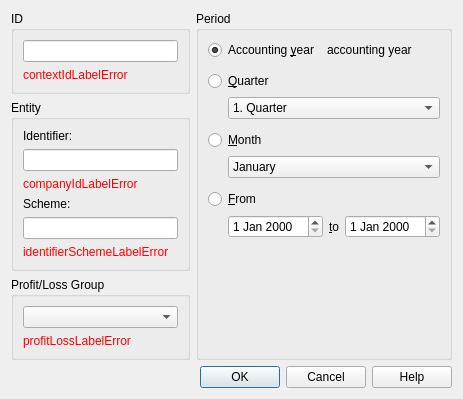
<?xml version="1.0" encoding="UTF-8"?>
<ui version="4.0">
 <class>XbrlInstanceDialog</class>
 <widget class="QDialog" name="XbrlInstanceDialog">
  <property name="geometry">
   <rect>
    <x>0</x>
    <y>0</y>
    <width>463</width>
    <height>374</height>
   </rect>
  </property>
  <property name="windowTitle">
   <string notr="true">Xbrl Instance Creator</string>
  </property>
  <layout class="QVBoxLayout" name="verticalLayout_7">
   <item>
    <layout class="QGridLayout" name="gridLayout">
     <item row="0" column="0">
      <layout class="QVBoxLayout" name="verticalLayout_5">
       <item>
        <widget class="QGroupBox" name="contextIdGroupBox">
         <property name="title">
          <string>ID</string>
         </property>
         <layout class="QVBoxLayout" name="verticalLayout_2">
          <item>
           <widget class="QLineEdit" name="contextIdLineEdit"/>
          </item>
          <item>
           <widget class="QLabel" name="contextIdLabelError">
            <property name="sizePolicy">
             <sizepolicy hsizetype="Expanding" vsizetype="Preferred">
              <horstretch>0</horstretch>
              <verstretch>0</verstretch>
             </sizepolicy>
            </property>
            <property name="palette">
             <palette>
              <active>
               <colorrole role="WindowText">
                <brush brushstyle="SolidPattern">
                 <color alpha="255">
                  <red>255</red>
                  <green>0</green>
                  <blue>0</blue>
                 </color>
                </brush>
               </colorrole>
              </active>
              <inactive>
               <colorrole role="WindowText">
                <brush brushstyle="SolidPattern">
                 <color alpha="255">
                  <red>255</red>
                  <green>0</green>
                  <blue>0</blue>
                 </color>
                </brush>
               </colorrole>
              </inactive>
              <disabled>
               <colorrole role="WindowText">
                <brush brushstyle="SolidPattern">
                 <color alpha="255">
                  <red>120</red>
                  <green>120</green>
                  <blue>120</blue>
                 </color>
                </brush>
               </colorrole>
              </disabled>
             </palette>
            </property>
            <property name="text">
             <string notr="true">contextIdLabelError</string>
            </property>
           </widget>
          </item>
         </layout>
        </widget>
       </item>
       <item>
        <widget class="QGroupBox" name="entityGroupBox">
         <property name="title">
          <string>Entity</string>
         </property>
         <layout class="QVBoxLayout" name="verticalLayout">
          <item>
           <widget class="QLabel" name="companyIdLabelText">
            <property name="text">
             <string notr="true">Identifier:</string>
            </property>
           </widget>
          </item>
          <item>
           <widget class="QLineEdit" name="companyIdLineEdit"/>
          </item>
          <item>
           <widget class="QLabel" name="companyIdLabelError">
            <property name="sizePolicy">
             <sizepolicy hsizetype="Expanding" vsizetype="Preferred">
              <horstretch>0</horstretch>
              <verstretch>0</verstretch>
             </sizepolicy>
            </property>
            <property name="palette">
             <palette>
              <active>
               <colorrole role="WindowText">
                <brush brushstyle="SolidPattern">
                 <color alpha="255">
                  <red>255</red>
                  <green>0</green>
                  <blue>0</blue>
                 </color>
                </brush>
               </colorrole>
              </active>
              <inactive>
               <colorrole role="WindowText">
                <brush brushstyle="SolidPattern">
                 <color alpha="255">
                  <red>255</red>
                  <green>0</green>
                  <blue>0</blue>
                 </color>
                </brush>
               </colorrole>
              </inactive>
              <disabled>
               <colorrole role="WindowText">
                <brush brushstyle="SolidPattern">
                 <color alpha="255">
                  <red>120</red>
                  <green>120</green>
                  <blue>120</blue>
                 </color>
                </brush>
               </colorrole>
              </disabled>
             </palette>
            </property>
            <property name="text">
             <string notr="true">companyIdLabelError</string>
            </property>
           </widget>
          </item>
          <item>
           <widget class="QLabel" name="identifierSchemeLabelText">
            <property name="text">
             <string notr="true">Scheme:</string>
            </property>
           </widget>
          </item>
          <item>
           <widget class="QLineEdit" name="identifierSchemeLineEdit"/>
          </item>
          <item>
           <widget class="QLabel" name="identifierSchemeLabelError">
            <property name="sizePolicy">
             <sizepolicy hsizetype="Expanding" vsizetype="Preferred">
              <horstretch>0</horstretch>
              <verstretch>0</verstretch>
             </sizepolicy>
            </property>
            <property name="palette">
             <palette>
              <active>
               <colorrole role="WindowText">
                <brush brushstyle="SolidPattern">
                 <color alpha="255">
                  <red>255</red>
                  <green>0</green>
                  <blue>0</blue>
                 </color>
                </brush>
               </colorrole>
              </active>
              <inactive>
               <colorrole role="WindowText">
                <brush brushstyle="SolidPattern">
                 <color alpha="255">
                  <red>255</red>
                  <green>0</green>
                  <blue>0</blue>
                 </color>
                </brush>
               </colorrole>
              </inactive>
              <disabled>
               <colorrole role="WindowText">
                <brush brushstyle="SolidPattern">
                 <color alpha="255">
                  <red>120</red>
                  <green>120</green>
                  <blue>120</blue>
                 </color>
                </brush>
               </colorrole>
              </disabled>
             </palette>
            </property>
            <property name="text">
             <string notr="true">identifierSchemeLabelError</string>
            </property>
           </widget>
          </item>
          <item>
           <spacer name="verticalSpacer_6">
            <property name="orientation">
             <enum>Qt::Vertical</enum>
            </property>
            <property name="sizeHint" stdset="0">
             <size>
              <width>20</width>
              <height>40</height>
             </size>
            </property>
           </spacer>
          </item>
         </layout>
        </widget>
       </item>
       <item>
        <widget class="QGroupBox" name="profitLossGroupBox">
         <property name="title">
          <string>Profit/Loss Group</string>
         </property>
         <layout class="QVBoxLayout" name="verticalLayout_4">
          <item>
           <widget class="QComboBox" name="profitLossComboBox">
            <property name="sizePolicy">
             <sizepolicy hsizetype="Minimum" vsizetype="Fixed">
              <horstretch>0</horstretch>
              <verstretch>0</verstretch>
             </sizepolicy>
            </property>
           </widget>
          </item>
          <item>
           <widget class="QLabel" name="profitLossLabelError">
            <property name="sizePolicy">
             <sizepolicy hsizetype="Minimum" vsizetype="Preferred">
              <horstretch>0</horstretch>
              <verstretch>0</verstretch>
             </sizepolicy>
            </property>
            <property name="palette">
             <palette>
              <active>
               <colorrole role="WindowText">
                <brush brushstyle="SolidPattern">
                 <color alpha="255">
                  <red>255</red>
                  <green>0</green>
                  <blue>0</blue>
                 </color>
                </brush>
               </colorrole>
              </active>
              <inactive>
               <colorrole role="WindowText">
                <brush brushstyle="SolidPattern">
                 <color alpha="255">
                  <red>255</red>
                  <green>0</green>
                  <blue>0</blue>
                 </color>
                </brush>
               </colorrole>
              </inactive>
              <disabled>
               <colorrole role="WindowText">
                <brush brushstyle="SolidPattern">
                 <color alpha="255">
                  <red>120</red>
                  <green>120</green>
                  <blue>120</blue>
                 </color>
                </brush>
               </colorrole>
              </disabled>
             </palette>
            </property>
            <property name="text">
             <string notr="true">profitLossLabelError</string>
            </property>
           </widget>
          </item>
         </layout>
        </widget>
       </item>
      </layout>
     </item>
     <item row="0" column="1">
      <layout class="QVBoxLayout" name="verticalLayout_6">
       <item>
        <widget class="QGroupBox" name="periodGroupBox">
         <property name="title">
          <string notr="true">Period</string>
         </property>
         <layout class="QVBoxLayout" name="verticalLayout_3">
          <item>
           <layout class="QHBoxLayout" name="horizontalLayout">
            <item>
             <widget class="QRadioButton" name="accountingyearRadioButton">
              <property name="text">
               <string notr="true">Accounting &amp;year</string>
              </property>
              <property name="checked">
               <bool>true</bool>
              </property>
             </widget>
            </item>
            <item>
             <widget class="QLabel" name="accountingyearLabel">
              <property name="text">
               <string notr="true">accounting year</string>
              </property>
             </widget>
            </item>
           </layout>
          </item>
          <item>
           <spacer name="verticalSpacer_3">
            <property name="orientation">
             <enum>Qt::Vertical</enum>
            </property>
            <property name="sizeType">
             <enum>QSizePolicy::Fixed</enum>
            </property>
            <property name="sizeHint" stdset="0">
             <size>
              <width>20</width>
              <height>5</height>
             </size>
            </property>
           </spacer>
          </item>
          <item>
           <widget class="QRadioButton" name="quarterRadioButton">
            <property name="text">
             <string notr="true">&amp;Quarter</string>
            </property>
           </widget>
          </item>
          <item>
           <layout class="QHBoxLayout" name="horizontalLayout_2">
            <item>
             <spacer name="horizontalSpacer_4">
              <property name="orientation">
               <enum>Qt::Horizontal</enum>
              </property>
              <property name="sizeType">
               <enum>QSizePolicy::Fixed</enum>
              </property>
              <property name="sizeHint" stdset="0">
               <size>
                <width>20</width>
                <height>20</height>
               </size>
              </property>
             </spacer>
            </item>
            <item>
             <widget class="QComboBox" name="quarterComboBox">
              <property name="sizePolicy">
               <sizepolicy hsizetype="Minimum" vsizetype="Fixed">
                <horstretch>0</horstretch>
                <verstretch>0</verstretch>
               </sizepolicy>
              </property>
              <property name="minimumSize">
               <size>
                <width>110</width>
                <height>0</height>
               </size>
              </property>
              <item>
               <property name="text">
                <string notr="true">1. Quarter</string>
               </property>
              </item>
              <item>
               <property name="text">
                <string notr="true">2. Quarter</string>
               </property>
              </item>
              <item>
               <property name="text">
                <string notr="true">3. Quarter</string>
               </property>
              </item>
              <item>
               <property name="text">
                <string notr="true">4. Quarter</string>
               </property>
              </item>
             </widget>
            </item>
           </layout>
          </item>
          <item>
           <spacer name="verticalSpacer_4">
            <property name="orientation">
             <enum>Qt::Vertical</enum>
            </property>
            <property name="sizeType">
             <enum>QSizePolicy::Fixed</enum>
            </property>
            <property name="sizeHint" stdset="0">
             <size>
              <width>20</width>
              <height>5</height>
             </size>
            </property>
           </spacer>
          </item>
          <item>
           <widget class="QRadioButton" name="monthRadioButton">
            <property name="minimumSize">
             <size>
              <width>100</width>
              <height>0</height>
             </size>
            </property>
            <property name="text">
             <string notr="true">&amp;Month</string>
            </property>
           </widget>
          </item>
          <item>
           <layout class="QHBoxLayout" name="horizontalLayout_3">
            <item>
             <spacer name="horizontalSpacer">
              <property name="orientation">
               <enum>Qt::Horizontal</enum>
              </property>
              <property name="sizeType">
               <enum>QSizePolicy::Fixed</enum>
              </property>
              <property name="sizeHint" stdset="0">
               <size>
                <width>20</width>
                <height>20</height>
               </size>
              </property>
             </spacer>
            </item>
            <item>
             <widget class="QComboBox" name="monthComboBox">
              <property name="sizePolicy">
               <sizepolicy hsizetype="Minimum" vsizetype="Fixed">
                <horstretch>0</horstretch>
                <verstretch>0</verstretch>
               </sizepolicy>
              </property>
              <property name="minimumSize">
               <size>
                <width>110</width>
                <height>0</height>
               </size>
              </property>
              <item>
               <property name="text">
                <string notr="true">January</string>
               </property>
              </item>
              <item>
               <property name="text">
                <string notr="true">February</string>
               </property>
              </item>
              <item>
               <property name="text">
                <string notr="true">March</string>
               </property>
              </item>
              <item>
               <property name="text">
                <string notr="true">April</string>
               </property>
              </item>
              <item>
               <property name="text">
                <string notr="true">May</string>
               </property>
              </item>
              <item>
               <property name="text">
                <string notr="true">June</string>
               </property>
              </item>
              <item>
               <property name="text">
                <string notr="true">July</string>
               </property>
              </item>
              <item>
               <property name="text">
                <string notr="true">August</string>
               </property>
              </item>
              <item>
               <property name="text">
                <string notr="true">September</string>
               </property>
              </item>
              <item>
               <property name="text">
                <string notr="true">October</string>
               </property>
              </item>
              <item>
               <property name="text">
                <string notr="true">November</string>
               </property>
              </item>
              <item>
               <property name="text">
                <string notr="true">December</string>
               </property>
              </item>
             </widget>
            </item>
           </layout>
          </item>
          <item>
           <spacer name="verticalSpacer_5">
            <property name="orientation">
             <enum>Qt::Vertical</enum>
            </property>
            <property name="sizeType">
             <enum>QSizePolicy::Fixed</enum>
            </property>
            <property name="sizeHint" stdset="0">
             <size>
              <width>20</width>
              <height>5</height>
             </size>
            </property>
           </spacer>
          </item>
          <item>
           <widget class="QRadioButton" name="dateRadioButton">
            <property name="text">
             <string notr="true">&amp;From</string>
            </property>
           </widget>
          </item>
          <item>
           <layout class="QHBoxLayout" name="horizontalLayout_4">
            <item>
             <spacer name="horizontalSpacer_3">
              <property name="orientation">
               <enum>Qt::Horizontal</enum>
              </property>
              <property name="sizeType">
               <enum>QSizePolicy::Fixed</enum>
              </property>
              <property name="sizeHint" stdset="0">
               <size>
                <width>20</width>
                <height>20</height>
               </size>
              </property>
             </spacer>
            </item>
            <item>
             <widget class="QDateEdit" name="fromDateEdit"/>
            </item>
            <item>
             <widget class="QLabel" name="toLabelText">
              <property name="text">
               <string notr="true">&amp;to</string>
              </property>
              <property name="buddy">
               <cstring>toDateEdit</cstring>
              </property>
             </widget>
            </item>
            <item>
             <widget class="QDateEdit" name="toDateEdit"/>
            </item>
           </layout>
          </item>
          <item>
           <spacer name="verticalSpacer_2">
            <property name="orientation">
             <enum>Qt::Vertical</enum>
            </property>
            <property name="sizeHint" stdset="0">
             <size>
              <width>20</width>
              <height>40</height>
             </size>
            </property>
           </spacer>
          </item>
         </layout>
        </widget>
       </item>
      </layout>
     </item>
    </layout>
   </item>
   <item>
    <spacer name="verticalSpacer">
     <property name="orientation">
      <enum>Qt::Vertical</enum>
     </property>
     <property name="sizeHint" stdset="0">
      <size>
       <width>20</width>
       <height>58</height>
      </size>
     </property>
    </spacer>
   </item>
   <item>
    <widget class="QDialogButtonBox" name="buttonBox">
     <property name="standardButtons">
      <set>QDialogButtonBox::Cancel|QDialogButtonBox::Help|QDialogButtonBox::Ok</set>
     </property>
    </widget>
   </item>
  </layout>
 </widget>
 <tabstops>
  <tabstop>contextIdLineEdit</tabstop>
  <tabstop>companyIdLineEdit</tabstop>
  <tabstop>identifierSchemeLineEdit</tabstop>
  <tabstop>profitLossComboBox</tabstop>
  <tabstop>accountingyearRadioButton</tabstop>
  <tabstop>quarterRadioButton</tabstop>
  <tabstop>quarterComboBox</tabstop>
  <tabstop>monthRadioButton</tabstop>
  <tabstop>monthComboBox</tabstop>
  <tabstop>dateRadioButton</tabstop>
  <tabstop>fromDateEdit</tabstop>
  <tabstop>toDateEdit</tabstop>
 </tabstops>
 <resources/>
 <connections>
  <connection>
   <sender>buttonBox</sender>
   <signal>rejected()</signal>
   <receiver>XbrlInstanceDialog</receiver>
   <slot>reject()</slot>
   <hints>
    <hint type="sourcelabel">
     <x>263</x>
     <y>361</y>
    </hint>
    <hint type="destinationlabel">
     <x>204</x>
     <y>308</y>
    </hint>
   </hints>
  </connection>
 </connections>
 <slots>
  <slot>checkdata()</slot>
 </slots>
</ui>
